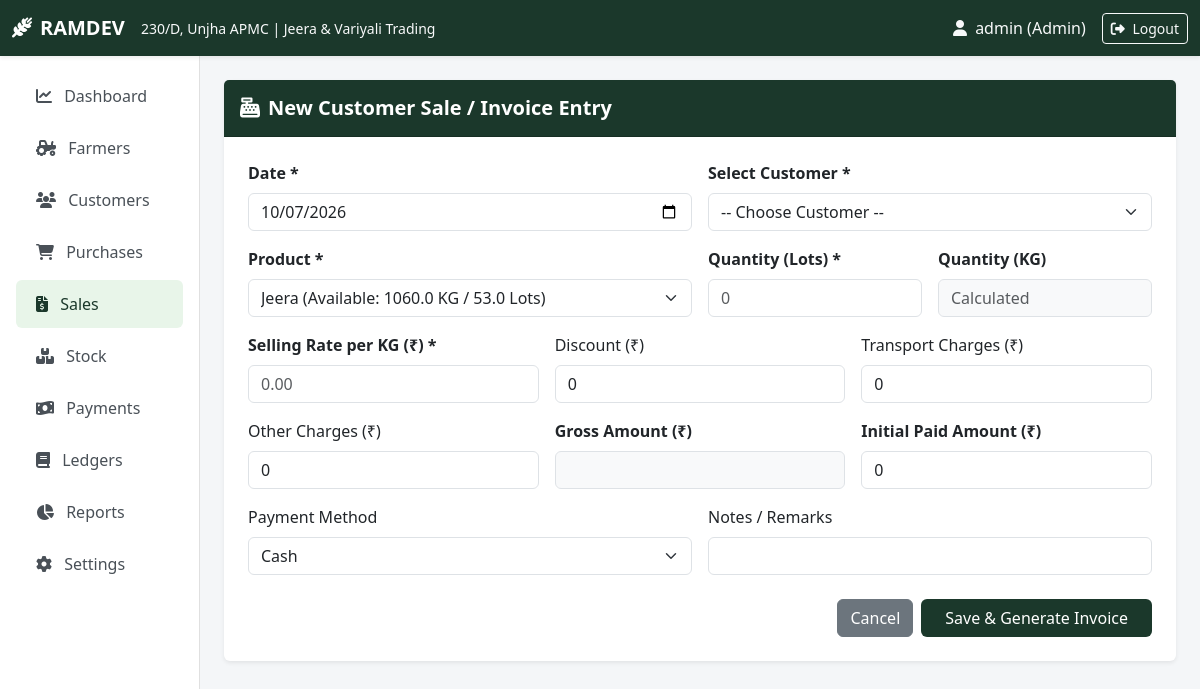
/sales/new (signed in), run on the app's committed database.
### tables this page shows
CREATE TABLE settings (
            key TEXT PRIMARY KEY,
            value TEXT NOT NULL
        );

### app.py (the view, shortened to what this page needs)
@app.route('/sales/new', methods=['GET', 'POST'])
@login_required
def sale_form():
    conn = get_db_connection()
    customers_list = conn.execute("SELECT * FROM customers ORDER BY name").fetchall()
    products_list = conn.execute("SELECT * FROM products").fetchall()
    conn.close()
    return render_template('sale_form.html', customers=customers_list, products=products_list, today=date.today().strftime('%Y-%m-%d'))

### app.py (called while the page is built)
@app.context_processor
def inject_global_vars():
    business_info = {
        'name': get_setting('business_name', 'RAMDEV'),
        'shop_no': get_setting('shop_no', '230/D'),
        'market': get_setting('market', 'Unjha APMC'),
        'type': get_setting('business_type', 'Jeera & Variyali Trading'),
        'location': get_setting('location', 'Unjha APMC, Gujarat, India'),
        'mobile': get_setting('mobile', ''),
        'email': get_setting('email', ''),
        'gst_no': get_setting('gst_no', ''),
        'lot_weight': get_lot_weight()
    }
    return dict(biz=business_info)

def login_required(f):
    @wraps(f)
    def decorated_function(*args, **kwargs):
        if 'user_id' not in session:
            flash("Please log in to access this page.", "warning")
            return redirect(url_for('login'))
        return f(*args, **kwargs)
    return decorated_function

### database.py (called while the page is built)
def get_db_connection():
    conn = sqlite3.connect(DB_NAME)
    conn.row_factory = sqlite3.Row
    return conn

def get_setting(key, default=""):
    conn = get_db_connection()
    res = conn.execute("SELECT value FROM settings WHERE key = ?", (key,)).fetchone()
    conn.close()
    return res['value'] if res else default

def get_lot_weight():
    try:
        return float(get_setting('lot_weight_kg', '20'))
    except ValueError:
        return 20.0

### templates/sale_form.html (shortened to what this page needs)
{% extends "base.html" %}
{% block content %}
<div class="card border-0 shadow-sm max-w-800 mx-auto">
    <div class="card-header bg-mandi text-white py-3">
        <h5 class="fw-bold mb-0"><i class="fa-solid fa-cash-register me-2"></i>New Customer Sale / Invoice Entry</h5>
    </div>
    <div class="card-body p-4">
        <form method="POST" action="{{ url_for('sale_form') }}">
            <div class="row g-3 mb-3">
                <div class="col-md-6">
                    <label class="form-label fw-bold">Date *</label>
                    <input type="date" name="date" class="form-control" value="{{ today }}" required>
                </div>
                <div class="col-md-6">
                    <label class="form-label fw-bold">Select Customer *</label>
                    <select name="customer_id" class="form-select" required>
                        <option value="">-- Choose Customer --</option>
                    </select>
                </div>
            </div>
            <div class="row g-3 mb-3">
                <div class="col-md-6">
                    <label class="form-label fw-bold">Product *</label>
                    <select name="product_id" class="form-select" required>
                        {% for p in products %}
                        <option value="{{ p.id }}">{{ p.name }} (Available: {{ p.stock_kg }} KG / {{ "%.1f"|format(p.stock_kg / biz.lot_weight) }} Lots)</option>
                        {% endfor %}
                    </select>
                </div>
                <div class="col-md-3">
                    <label class="form-label fw-bold">Quantity (Lots) *</label>
                    <input type="number" step="0.01" id="lots" name="lots" class="form-control" required placeholder="0">
                </div>
                <div class="col-md-3">
                    <label class="form-label fw-bold">Quantity (KG)</label>
                    <input type="number" step="0.01" id="kg" name="kg" class="form-control bg-light" readonly placeholder="Calculated">
                </div>
            </div>
            <div class="row g-3 mb-3">
                <div class="col-md-4">
                    <label class="form-label fw-bold">Selling Rate per KG (₹) *</label>
                    <input type="number" step="0.01" id="rate" name="selling_rate_per_kg" class="form-control" required placeholder="0.00">
                </div>
                <div class="col-md-4">
                    <label class="form-label">Discount (₹)</label>
                    <input type="number" step="0.01" id="discount" name="discount" class="form-control" value="0">
                </div>
                <div class="col-md-4">
                    <label class="form-label">Transport Charges (₹)</label>
                    <input type="number" step="0.01" id="transport" name="transport_charges" class="form-control" value="0">
                </div>
            </div>
            <div class="row g-3 mb-3">
                <div class="col-md-4">
                    <label class="form-label">Other Charges (₹)</label>
                    <input type="number" step="0.01" id="other" name="other_charges" class="form-control" value="0">
                </div>
                <div class="col-md-4">
                    <label class="form-label fw-bold">Gross Amount (₹)</label>
                    <input type="number" step="0.01" id="gross_amount" name="gross_amount" class="form-control bg-light" readonly>
                </div>
                <div class="col-md-4">
                    <label class="form-label fw-bold">Initial Paid Amount (₹)</label>
                    <input type="number" step="0.01" name="paid_amount" class="form-control" value="0">
                </div>
            </div>
            <div class="row g-3 mb-3">
                <div class="col-md-6">
                    <label class="form-label">Payment Method</label>
                    <select name="payment_method" class="form-select">
                        <option value="Cash">Cash</option>
                    </select>
                </div>
                <div class="col-md-6">
                    <label class="form-label">Notes / Remarks</label>
                    <input type="text" name="notes" class="form-control">
                </div>
            </div>
            <div class="d-flex justify-content-end gap-2 mt-4">
                <a href="{{ url_for('sales') }}" class="btn btn-secondary">Cancel</a>
                <button type="submit" class="btn btn-mandi px-4">Save & Generate Invoice</button>
            </div>
        </form>
    </div>
</div>
{% endblock %}

### templates/base.html (shortened to what this page needs)
<!DOCTYPE html>
<html lang="en">
<head>
    <link href="https://cdn.jsdelivr.net/npm/bootstrap@5.3.0/dist/css/bootstrap.min.css" rel="stylesheet">
    <link rel="stylesheet" href="https://cdnjs.cloudflare.com/ajax/libs/font-awesome/6.4.0/css/all.min.css">
    <link rel="stylesheet" href="{{ url_for('static', filename='style.css') }}">
</head>
<body>
    <nav class="navbar navbar-expand-lg navbar-dark bg-mandi sticky-top shadow-sm no-print">
        <div class="container-fluid">
            <a class="navbar-brand fw-bold" href="{{ url_for('dashboard') }}">
                <i class="fa-solid fa-wheat-awn me-2"></i>{{ biz.name }}
            </a>
            <span class="navbar-text text-light d-none d-md-inline me-auto">
                <small>{{ biz.shop_no }}, {{ biz.market }} | {{ biz.type }}</small>
            </span>
            <div class="d-flex align-items-center">
                {% if session.get('user_id') %}
                <span class="text-light me-3"><i class="fa-solid fa-user me-1"></i> {{ session.username }} ({{ session.role }})</span>
                <a href="{{ url_for('logout') }}" class="btn btn-outline-light btn-sm"><i class="fa-solid fa-right-from-bracket me-1"></i> Logout</a>
                {% endif %}
            </div>
        </div>
    </nav>
    <div class="container-fluid">
        <div class="row">
            {% if session.get('user_id') %}
            <nav class="col-md-3 col-lg-2 d-md-block sidebar collapse p-3 no-print">
                <div class="position-sticky">
                    <ul class="nav flex-column">
                        <li class="nav-item"><a class="nav-link {% if request.endpoint == 'dashboard' %}active{% endif %}" href="{{ url_for('dashboard') }}"><i class="fa-solid fa-chart-line me-2"></i> Dashboard</a></li>
                        <li class="nav-item"><a class="nav-link {% if request.endpoint in ['farmers', 'farmer_details'] %}active{% endif %}" href="{{ url_for('farmers') }}"><i class="fa-solid fa-tractor me-2"></i> Farmers</a></li>
                        <li class="nav-item"><a class="nav-link {% if request.endpoint in ['customers', 'customer_details'] %}active{% endif %}" href="{{ url_for('customers') }}"><i class="fa-solid fa-users me-2"></i> Customers</a></li>
                        <li class="nav-item"><a class="nav-link " href="{{ url_for('purchases') }}"><i class="fa-solid fa-cart-shopping me-2"></i> Purchases</a></li>
                        <li class="nav-item"><a class="nav-link {% if request.endpoint in ['sales', 'sale_form', 'invoice'] %}active{% endif %}" href="{{ url_for('sales') }}"><i class="fa-solid fa-file-invoice-dollar me-2"></i> Sales</a></li>
                        <li class="nav-item"><a class="nav-link {% if request.endpoint == 'stock' %}active{% endif %}" href="{{ url_for('stock') }}"><i class="fa-solid fa-boxes-stacked me-2"></i> Stock</a></li>
                        <li class="nav-item"><a class="nav-link {% if request.endpoint == 'payments' %}active{% endif %}" href="{{ url_for('payments') }}"><i class="fa-solid fa-money-bill-wave me-2"></i> Payments</a></li>
                        <li class="nav-item"><a class="nav-link {% if request.endpoint == 'ledger' %}active{% endif %}" href="{{ url_for('ledger') }}"><i class="fa-solid fa-book me-2"></i> Ledgers</a></li>
                        <li class="nav-item"><a class="nav-link {% if request.endpoint == 'reports' %}active{% endif %}" href="{{ url_for('reports') }}"><i class="fa-solid fa-chart-pie me-2"></i> Reports</a></li>
                        {% if session.get('role') == 'Admin' %}
                        <li class="nav-item"><a class="nav-link {% if request.endpoint == 'settings' %}active{% endif %}" href="{{ url_for('settings') }}"><i class="fa-solid fa-gear me-2"></i> Settings</a></li>
                        {% endif %}
                    </ul>
                </div>
            </nav>
            <main class="col-md-9 ms-sm-auto col-lg-10 px-md-4 py-4">
            {% else %}
            <main class="col-12 px-md-4 py-4">
            {% endif %}
                {% block content %}{% endblock %}
            </main>
        </div>
    </div>
</body>
</html>

### static/style.css (style rules this page uses)
:root { --primary-color: #1b382b; --primary-hover: #142a20; --secondary-color: #d4a373; --bg-light: #f4f6f8; --text-dark: #2c3e50; --card-shadow: 0 4px 12px rgba(0,0,0,0.05); }
body { font-family: 'Segoe UI', Tahoma, Geneva, Verdana, sans-serif; background-color: var(--bg-light); color: var(--text-dark); }
.bg-mandi { background-color: var(--primary-color) !important; }
.btn-mandi { background-color: var(--primary-color); color: #fff; border: none; }
.sidebar { min-height: calc(100vh - 56px); background-color: #ffffff; border-right: 1px solid #e0e0e0; }
.sidebar .nav-link { color: #495057; font-weight: 500; padding: 12px 20px; border-radius: 6px; margin-bottom: 4px; }
.sidebar .nav-link:hover, .sidebar .nav-link.active { background-color: #e8f5e9; color: var(--primary-color); }

### data on the page
settings: name "RAMDEV"
settings: shop_no "230/D"
settings: market "Unjha APMC"
settings: type "Jeera & Variyali Trading"

### other printed values
{{ session.username }} "admin"
{{ session.role }} "Admin"
form field product_id "Jeera (Available: 1060.0 KG / 53.0 Lots)"
